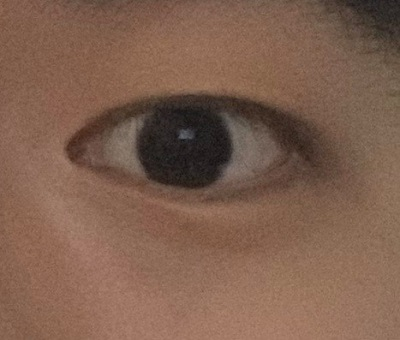
#> input picture img_selfie.jpg, 400 x 340 px
$ python 'Histogram equalization.py'
#> lines starting #> are read from the running program, lines starting #| are printed output that depends on the picture
# -*- coding: utf-8 -*-
"""
Created on Fri Nov 13 05:30:20 2020

@author: YiTing
"""


import cv2
import matplotlib.pyplot as plt

# 讀取照片
img = cv2.imread('img_selfie.jpg')
#> img is the input picture: shape (340, 400, 3); mean B, G, R 78.5, 95.6, 127


# 將圖片轉為灰階
img_gray = cv2.cvtColor(img, cv2.COLOR_BGR2GRAY)
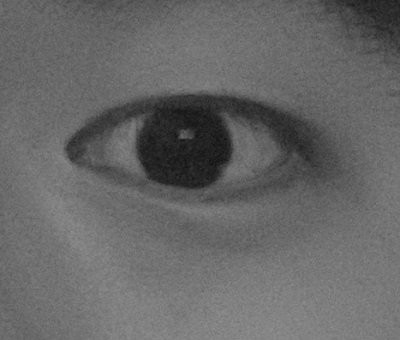
#> img_gray: shape (340, 400); min 15, max 147, mean 103

cv2.imwrite('img_gray.jpg', img_gray)


# 處理前的直方圖
hist = cv2.calcHist([img_gray],[0],None,[256],[0,255])
#> hist = 256 values, max 4202 at index 108, min 0 at index 0, mean 531.2


# Histogram Equalization
img_HE = cv2.equalizeHist(img_gray)
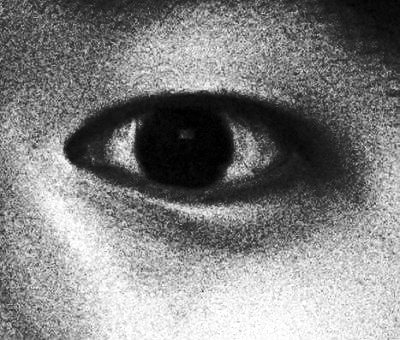
#> img_HE: shape (340, 400); min 0, max 255, mean 129.8


# 處理後的直方圖
hist_E = cv2.calcHist([img_HE],[0],None,[256],[0,255])
#> hist_E = 256 values, max 4202 at index 132, min 0 at index 38, mean 529.6


# plot 直方圖
plt.plot(hist, 'b',  label = 'Original')
plt.plot(hist_E, 'r', label = 'Histogram Equalization')
plt.legend(loc = 'upper left' , fontsize = 8, shadow = True)
plt.savefig('img_hist.png')
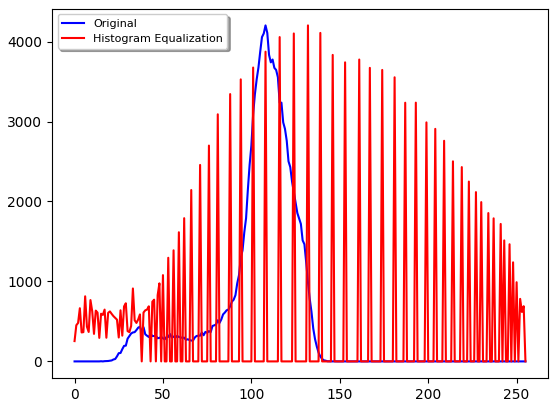
#> figure drawn by matplotlib, 1 panel; curve peaks at x = 108, y = 4202; curve peaks at x = 132, y = 4202
plt.show()


# 儲存照片
cv2.imwrite('img_HE.jpg', img_HE)
